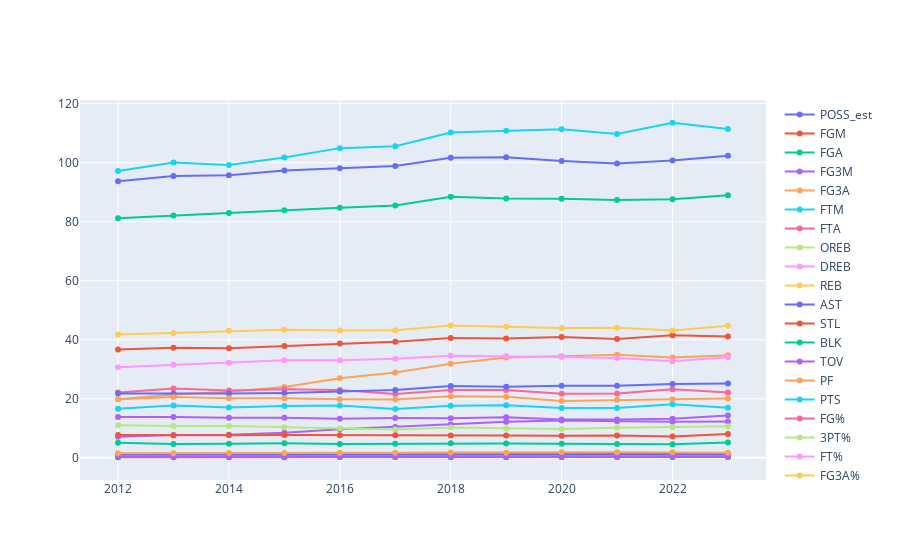

Notebook cell for this chart:
### Code cell
change_per48_df = change_df.copy()
for col in change_per48_df.columns[2:18]:
    change_per48_df[col] = (change_per48_df[col]/change_per48_df['MIN'])*48*5


change_per48_df.drop(columns='MIN', inplace=True)

fig = go.Figure()
for col in change_per48_df.columns[1:]:
    fig.add_trace(go.Scatter(x=change_per48_df['season_start_year'], y=change_per48_df[col], name=col))

fig.show()
